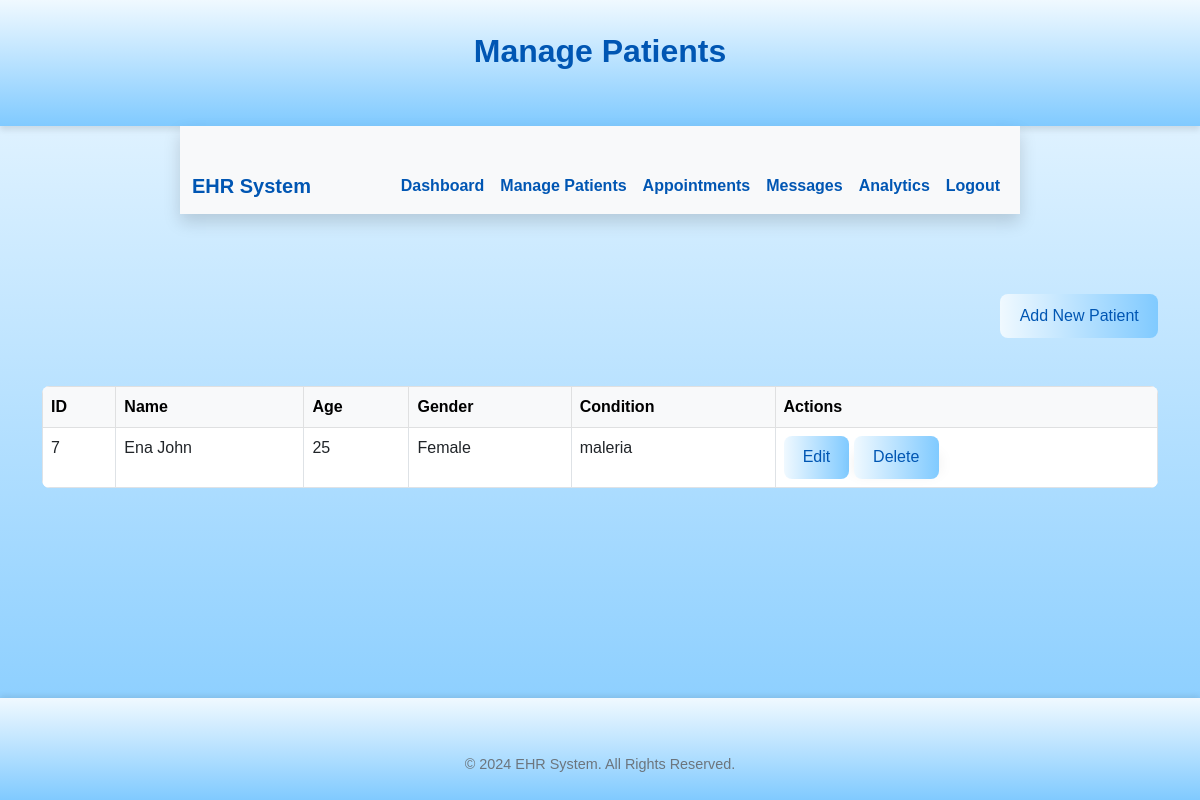
The page /manage-patients (signed in) on the database its author committed.
### tables this page shows
CREATE TABLE patients (
    id INTEGER PRIMARY KEY AUTOINCREMENT,
    doctor_id INTEGER NOT NULL, -- Foreign key linking to users table
    name TEXT NOT NULL,
    age INTEGER NOT NULL,
    gender TEXT NOT NULL CHECK (gender IN ('Male', 'Female', 'Other')),
    condition TEXT NOT NULL,
    allergies TEXT,
    created_at TIMESTAMP DEFAULT CURRENT_TIMESTAMP,
    updated_at TIMESTAMP DEFAULT CURRENT_TIMESTAMP,
    FOREIGN KEY (doctor_id) REFERENCES users (id) ON DELETE CASCADE
);

### app.py (the view)
@app.route('/manage-patients', methods=['GET'])
def manage_patients():
    if 'roles' not in session or 'doctor' not in session['roles']:
        flash('Access denied: Only doctors can manage patients.', 'danger')
        return redirect(url_for('login'))
    conn = get_db_connection()
    patients = conn.execute('SELECT * FROM patients WHERE doctor_id = ?', (session['user_id'],)).fetchall()
    conn.close()
    return render_template('dashboard/manage-patients.html', patients=patients)

### app.py (called while the page is built)
def get_db_connection():
    conn = sqlite3.connect('database/ehr.db')
    conn.row_factory = sqlite3.Row
    return conn

@app.context_processor
def inject_roles():
    return {
        'current_roles': session.get('roles', []),
        'current_route': request.endpoint  # Pass the current route
    }

### templates/dashboard/manage-patients.html (shortened to what this page needs)
<!DOCTYPE html>
<html lang="en">
<head>
    <link rel="stylesheet" href="https://cdn.jsdelivr.net/npm/bootstrap@5.3.0-alpha3/dist/css/bootstrap.min.css">
    <link rel="stylesheet" href="/static/css/style.css">
</head>
<body>
<header><h2>Manage Patients</h2></header>
    <nav class="navbar navbar-expand-lg navbar-light bg-light shadow">
        <div class="container">
            <a class="navbar-brand" href="/">EHR System</a>
            <div class="collapse navbar-collapse" id="navbarNav">
                <ul class="navbar-nav ms-auto">
                    <li class="nav-item"><a class="nav-link" href="/dashboard">Dashboard</a></li>
                    <li class="nav-item"><a class="nav-link active" href="/manage-patients">Manage Patients</a></li>
                    <li class="nav-item"><a class="nav-link" href="/appointments">Appointments</a></li>
                    <li class="nav-item"><a class="nav-link" href="/messages">Messages</a></li>
                    <li class="nav-item"><a class="nav-link" href="/analytics">Analytics</a></li>
                    <li class="nav-item"><a class="nav-link" href="/logout">Logout</a></li>
                </ul>
            </div>
        </div>
    </nav>
    <div class="container py-5">
        <div class="row justify-content-center">
            <div class="col-md-12">
                <div class="text-end mb-3">
                    <a href="/create-patient" class="btn btn-primary">Add New Patient</a>
                </div>
                <div class="table-responsive">
                    <table class="table table-bordered table-hover">
                        <thead class="table-light">
                            <tr>
                                <th>ID</th>
                                <th>Name</th>
                                <th>Age</th>
                                <th>Gender</th>
                                <th>Condition</th>
                                <th>Actions</th>
                            </tr>
                        </thead>
                        <tbody>
                            {% for patient in patients %}
                            <tr>
                                <td>{{ patient.id }}</td>
                                <td>{{ patient.name }}</td>
                                <td>{{ patient.age }}</td>
                                <td>{{ patient.gender }}</td>
                                <td>{{ patient.condition }}</td>
                                <td>
                                    <a href="/update-patient/{{ patient.id }}" class="btn btn-sm btn-warning">Edit</a>
                                    <form action="/delete-patient/{{ patient.id }}" method="POST" class="delete-form">
                                        <button type="submit" class="btn btn-secondary">Delete</button>
                                    </form>
                                </td>
                            </tr>
                            {% endfor %}
                        </tbody>
                    </table>
                </div>
            </div>
        </div>
    </div>
    <footer class="bg-light py-4 mt-auto">
        <div class="container text-center">
            <p class="text-secondary mb-0">&copy; 2024 EHR System. All Rights Reserved.</p>
        </div>
    </footer>
</body>
</html>

### static/css/style.css (style rules this page uses)
html, body { height: 100%; margin: 0; padding: 0; display: flex; flex-direction: column; font-family: 'Arial', sans-serif; background: linear-gradient(to bottom, #f0f9ff, #80caff); color: #0056b3; }
header { background: linear-gradient(to bottom, #f0f9ff, #80caff); color: #0056b3; padding: 2rem; text-align: center; box-shadow: 0px 4px 6px rgba(0, 0, 0, 0.1); }
nav { background: #ffffff; box-shadow: 0 4px 6px rgba(0, 0, 0, 0.1); z-index: 1000; width: 70%; margin: 0 auto; }
.navbar-brand { font-weight: bold; color: #0056b3 !important; }
.nav-link { color: #0056b3 !important; font-weight: 600; transition: color 0.3s ease; }
footer { margin-top: auto; background: linear-gradient(to bottom, #f0f9ff, #80caff); color: #0056b3; text-align: center; padding: 1rem; font-size: 0.9rem; box-shadow: 0 -2px 6px rgba(0, 0, 0, 0.1); }
.container { flex: 1; margin-top: 2rem; }
h2 { color: #0056b3; font-weight: bold; margin-bottom: 1.5rem; }
.btn { background: linear-gradient(to right, #f0f9ff, #80caff); color: #0056b3; border: none; padding: 0.6rem 1.2rem; font-size: 1rem; font-weight: 300; border-radius: 8px; transition: background 0.3s, color 0.3s; }
form { max-width: 500px; margin: 2rem auto; padding: 2rem; background: #ffffff; border-radius: 12px; box-shadow: 0 8px 16px rgba(0, 0, 0, 0.1); }
table { width: 100%; border-collapse: collapse; margin: 2rem 0; background: #ffffff; border-radius: 8px; overflow: hidden; }
th, td { padding: 1rem; text-align: left; border-bottom: 1px solid #e0e0e0; }
th { background: #f0f9ff; color: #0056b3; font-weight: bold; }
td { color: #333; }
.delete-form { background: transparent; border: none; padding: 0; margin: 0; display: inline; }

### rows shown on the page
patients: id "7", name "Ena John", age "25", gender "Female", condition "maleria"
